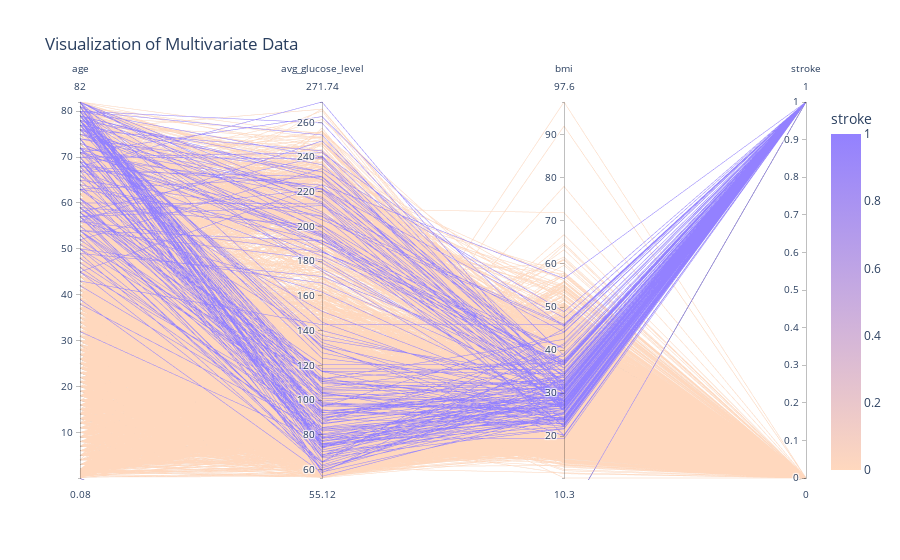

The notebook cell saved with this chart:
### Code cell
df_copy = df.copy()
df_copy = df_copy.dropna(subset=['bmi'])
df_new = df_copy.drop(columns=['id','gender','hypertension','heart_disease', 'ever_married', 'work_type', 'Residence_type', 'smoking_status'])
print(df_new), 
fig = px.parallel_coordinates(df_new, color="stroke", title='Visualization of Multivariate Data', color_continuous_scale=["#FFD8BE","#9381FF"])
fig.show()

### Figure 1 — Plotly figure (JSON) as saved in the notebook; plotly's stock layout.template omitted (floating-point values rounded to 4 significant figures; data arrays with more than 128 entries replaced by an {"elided": "..."} marker saying what was removed)
{"data": [{"dimensions": [{"label": "age", "values": {"elided": "5101 float values"}}, {"label": "avg_glucose_level", "values": {"elided": "5101 float values"}}, {"label": "bmi", "values": {"elided": "5101 float values"}}, {"label": "stroke", "values": {"elided": "5101 int values"}}], "domain": {"x": [0, 1], "y": [0, 1]}, "line": {"color": {"elided": "5101 int values"}, "coloraxis": "coloraxis"}, "name": "", "type": "parcoords"}], "layout": {"coloraxis": {"colorbar": {"title": {"text": "stroke"}}, "colorscale": [[0, "#FFD8BE"], [1, "#9381FF"]]}, "legend": {"tracegroupgap": 0}, "title": {"text": "Visualization of Multivariate Data"}}}
